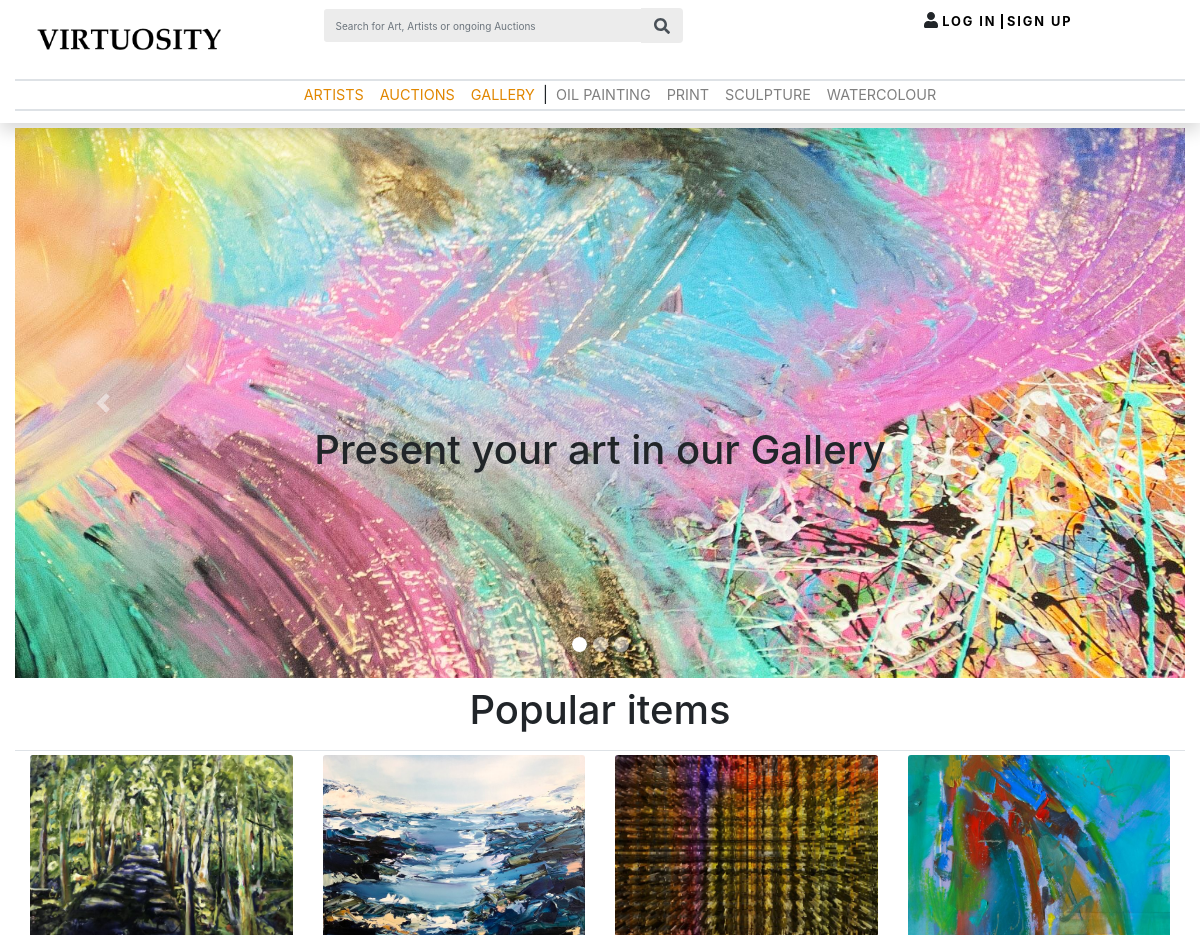
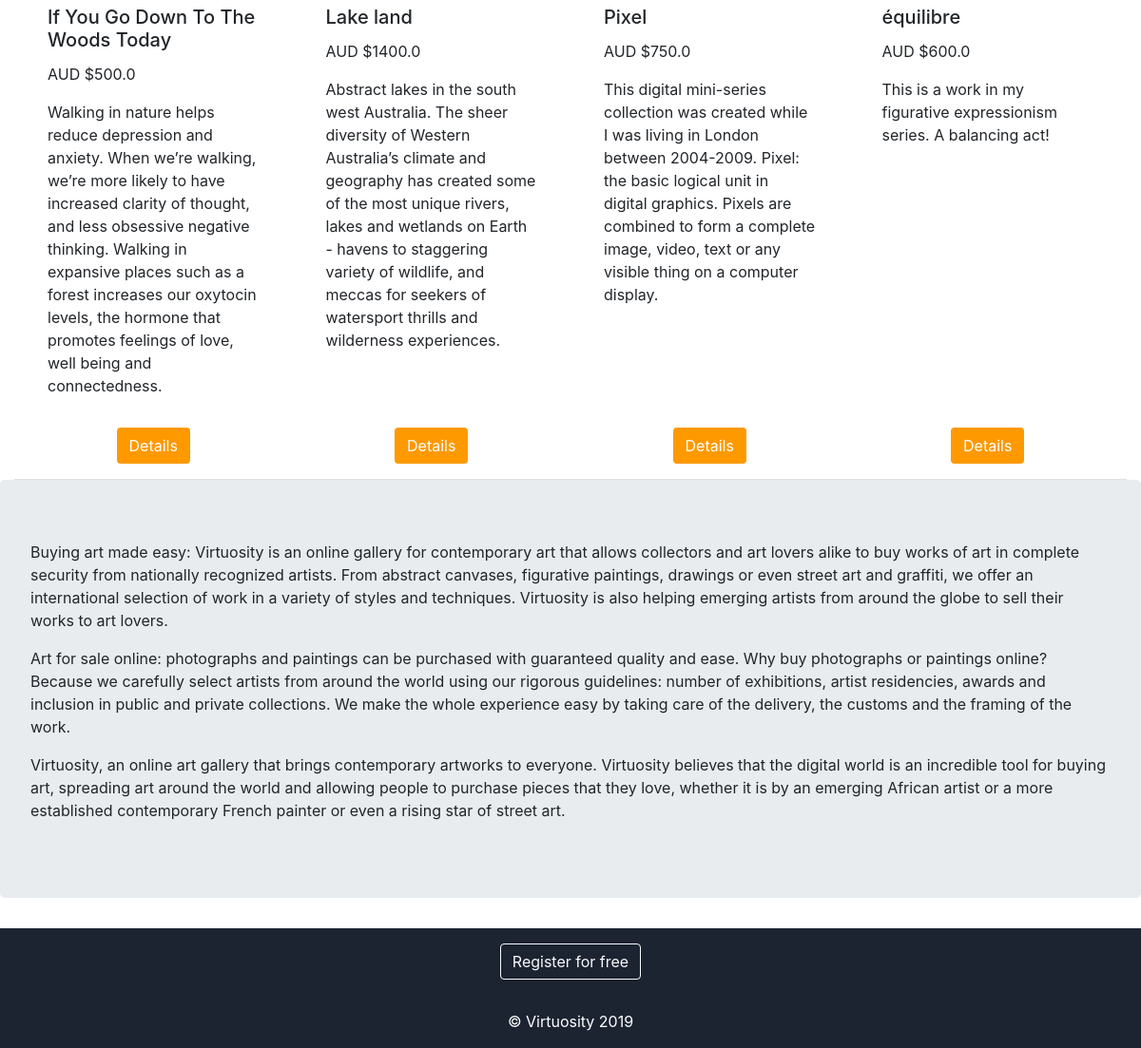
The page / on the database its author committed (2 pictures, top to bottom).
### marketplace/models.py (models this page shows)
class Artwork(db.Model, UserMixin):
    __tablename__ = 'artworks'
    id = db.Column(db.Integer, primary_key=True)
    seller_id = db.Column(db.Integer, db.ForeignKey('users.id'))
    image_address = db.Column(db.String(500), nullable = False)
    create_date = db.Column(db.DateTime, nullable = False)
    name = db.Column(db.String(1000), nullable = False)
    category = db.Column(db.String(300), nullable = False)
    description = db.Column(db.String(1000), nullable = False)
    price = db.Column(db.Float(precision=2), nullable = False)
    availability = db.Column(db.Boolean, default = True)

### marketplace/views.py (the view)
@bp.route('/')
def index():
     artwork = Artwork.query.all()
     return render_template("index.html", artwork = artwork)

### marketplace/templates/index.html (shortened to what this page needs)
﻿    {% extends 'base.html' %}
        {% block content %}
        <div class="container-fluid mt-200" style="Padding-top:2%">
            <div id="CarouselNo1" class="carousel slide" data-ride="carousel">
                <ol class="carousel-indicators">
                    <li data-target="#CarouselNo1" data-slide-to="0" class="active"></li>
                    <li data-target="#CarouselNo1" data-slide-to="1"></li>
                    <li data-target="#CarouselNo1" data-slide-to="2"></li>
                </ol>
                <div class="carousel-inner">
                    <div class="carousel-item active">
                        <img class="d-block w-100" src="../static/img/index_1.jpg" alt="First slide">
                        <div class="carousel-caption d-none d-md-block text-body" style="padding-bottom:15% ">
                            <h1>Present your art in our Gallery</h1>
                        </div>
                    </div>
                </div>
                <a class="carousel-control-prev" href="#CarouselNo1" role="button" data-slide="prev">
                    <span class="carousel-control-prev-icon" aria-hidden="true"></span>
                </a>
                <a class="carousel-control-next" href="#CarouselNo1" role="button" data-slide="next">
                    <span class="carousel-control-next-icon" aria-hidden="true"></span>
                </a>
            </div>
            <h1 class="py-2" align="center">Popular items</h1>
            <div class="row border-top py-1" >
                {% for i in range(4) %}
                <div class="col-lg-3 col-md-4 col-sm-6 col-xs-12 space-bottom-wide">
                    <div class="card">
                        <img src=../static/img/{{artwork[i].image_address}} class="card-img-top" alt="...">
                        <div class="card-body">
                            <h5 class="card-title">{{artwork[i].name}}</h5>
                            <p class="card-text">AUD ${{artwork[i].price}}</p>
                            <p class="card-text">{{artwork[i].description}}</p>
                        </div>
                    </div>
                </div>
                {% endfor %}
            </div>
            <div class="row border-bottom pb-3 py-2">
                {% for i in range(4) %}
                <div class="col-lg-3 col-md-4 col-sm-6 col-xs-12 space-bottom-wide text-center">
                <a href="{{ url_for('main.item_details', id = artwork[i].id) }}" class="btn btn-orange">Details</a>
                </div>
                {% endfor %}
            </div>
        </div>
        <div class="jumbotron">
            <p>Buying art made easy: Virtuosity is an online gallery for contemporary art that allows collectors and art lovers alike to buy works of art in complete security
                from nationally recognized artists. From abstract canvases, figurative paintings, drawings or even street art and graffiti, we offer an international selection of
                work in a variety of styles and techniques. Virtuosity is also helping emerging artists from around the globe to sell their works to art lovers.
            </p>
            <p>Art for sale online: photographs and paintings can be purchased with guaranteed quality and ease.
                Why buy photographs or paintings online? Because we carefully select artists from around the world using our rigorous guidelines: number of exhibitions,
                artist residencies, awards and inclusion in public and private collections. We make the whole experience easy by taking care of the delivery,
                the customs and the framing of the work.
            </p>
            <p>Virtuosity, an online art gallery that brings contemporary artworks to everyone. Virtuosity believes that the digital world is an incredible tool
                for buying art, spreading art around the world and allowing people to purchase pieces that they love, whether it is by an emerging African artist
                or a more established contemporary French painter or even a rising star of street art.
            </p>
        </div>
        {% endblock %}

### marketplace/static/css/virtuosity.css (style rules this page uses)
.carousel-indicators li { width: 15px; height: 15px; border-radius: 100%; }
.card { border:none; }
.card-img-top { width: 100%; height: 15vw; object-fit: cover; }
.row { margin-right: 0px; margin-left: 0px; }
.carousel-item { max-height: 600px; }
.btn-orange { background-color: #FE9900; color: white; }

### marketplace/templates/base.html (style rules this page uses)
body { padding-top: 10vh; }

### rows shown on the page
Artwork: image_address (picture), name "If You Go Down To The Woods Today", price "500.0", description "Walking in nature helps reduce depression and anxiety. When we’re walking, we’re more likely to have increased clarity of thought, and less obsessive negative thinking. Walking in expansive places such as a forest increases our oxytocin levels, the hormone that promotes feelings of love, well being and connectedness."
Artwork: image_address (picture), name "Lake land", price "1400.0", description "Abstract lakes in the south west Australia. The sheer diversity of Western Australia’s climate and geography has created some of the most unique rivers, lakes and wetlands on Earth - havens to staggering variety of wildlife, and meccas for seekers of watersport thrills and wilderness experiences."
Artwork: image_address (picture), name "Pixel", price "750.0", description "This digital mini-series collection was created while I was living in London between 2004-2009. Pixel: the basic logical unit in digital graphics. Pixels are combined to form a complete image, video, text or any visible thing on a computer display."
Artwork: image_address (picture), name "équilibre", price "600.0", description "This is a work in my figurative expressionism series. A balancing act!"
